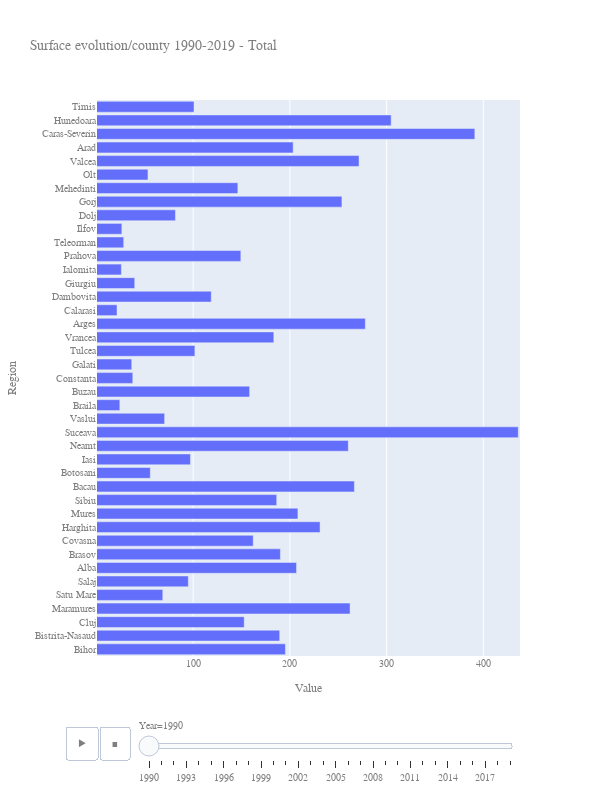

The notebook cell saved with this chart:
### Code cell
selection_df = data_county_df.loc[data_county_df.Category=="Total"]
min_value = selection_df.Value.min()
max_value = selection_df.Value.max()
import plotly.express as px
fig = px.bar(selection_df, x="Value", y="Region", animation_frame='Year', orientation='h',
             range_color =[min_value,max_value],
             width=600, height=800, range_x = [min_value,max_value],
            title='Surface evolution/county 1990-2019 - Total')
fig.update_layout(font=dict(family="Courier New, monospace",size=10,color="#7f7f7f"))
fig.show()

### Figure 1 — Plotly figure (JSON) as saved in the notebook; plotly's stock layout.template omitted (floating-point values rounded to 4 significant figures)
{"data": [{"alignmentgroup": "True", "hovertemplate": "Year=1990<br>Value=%{x}<br>Region=%{y}<extra></extra>", "legendgroup": "", "marker": {"color": "#636efa"}, "name": "", "offsetgroup": "", "orientation": "h", "showlegend": false, "textposition": "auto", "type": "bar", "x": [195.4, 189.5, 152.8, 262.2, 68.6, 95.0, 206.9, 190.2, 162.1, 231.2, 208.3, 186.4, 266.7, 55.7, 97.2, 260.4, 436.1, 70.5, 24.2, 158.4, 37.6, 36.5, 101.8, 183.4, 278.0, 21.3, 118.7, 39.6, 25.8, 149.3, 28.2, 26.3, 81.7, 253.8, 146.2, 53.3, 271.5, 203.4, 391.2, 304.7, 100.9], "xaxis": "x", "y": ["Bihor", "Bistrita-Nasaud", "Cluj", "Maramures", "Satu Mare", "Salaj", "Alba", "Brasov", "Covasna", "Harghita", "Mures", "Sibiu", "Bacau", "Botosani", "Iasi", "Neamt", "Suceava", "Vaslui", "Braila", "Buzau", "Constanta", "Galati", "Tulcea", "Vrancea", "Arges", "Calarasi", "Dambovita", "Giurgiu", "Ialomita", "Prahova", "Teleorman", "Ilfov", "Dolj", "Gorj", "Mehedinti", "Olt", "Valcea", "Arad", "Caras-Severin", "Hunedoara", "Timis"], "yaxis": "y"}], "layout": {"barmode": "relative", "font": {"color": "#7f7f7f", "family": "Courier New, monospace", "size": 10}, "height": 800, "legend": {"tracegroupgap": 0}, "sliders": [{"active": 0, "currentvalue": {"prefix": "Year="}, "len": 0.9, "pad": {"b": 10, "t": 60}, "steps": [{"args": [["1990"], {"frame": {"duration": 0, "redraw": true}, "fromcurrent": true, "mode": "immediate", "transition": {"duration": 0, "easing": "linear"}}], "label": "1990", "method": "animate"}, {"args": [["1991"], {"frame": {"duration": 0, "redraw": true}, "fromcurrent": true, "mode": "immediate", "transition": {"duration": 0, "easing": "linear"}}], "label": "1991", "method": "animate"}, {"args": [["1992"], {"frame": {"duration": 0, "redraw": true}, "fromcurrent": true, "mode": "immediate", "transition": {"duration": 0, "easing": "linear"}}], "label": "1992", "method": "animate"}, {"args": [["1993"], {"frame": {"duration": 0, "redraw": true}, "fromcurrent": true, "mode": "immediate", "transition": {"duration": 0, "easing": "linear"}}], "label": "1993", "method": "animate"}, {"args": [["1994"], {"frame": {"duration": 0, "redraw": true}, "fromcurrent": true, "mode": "immediate", "transition": {"duration": 0, "easing": "linear"}}], "label": "1994", "method": "animate"}, {"args": [["1995"], {"frame": {"duration": 0, "redraw": true}, "fromcurrent": true, "mode": "immediate", "transition": {"duration": 0, "easing": "linear"}}], "label": "1995", "method": "animate"}, {"args": [["1996"], {"frame": {"duration": 0, "redraw": true}, "fromcurrent": true, "mode": "immediate", "transition": {"duration": 0, "easing": "linear"}}], "label": "1996", "method": "animate"}, {"args": [["1997"], {"frame": {"duration": 0, "redraw": true}, "fromcurrent": true, "mode": "immediate", "transition": {"duration": 0, "easing": "linear"}}], "label": "1997", "method": "animate"}, {"args": [["1998"], {"frame": {"duration": 0, "redraw": true}, "fromcurrent": true, "mode": "immediate", "transition": {"duration": 0, "easing": "linear"}}], "label": "1998", "method": "animate"}, {"args": [["1999"], {"frame": {"duration": 0, "redraw": true}, "fromcurrent": true, "mode": "immediate", "transition": {"duration": 0, "easing": "linear"}}], "label": "1999", "method": "animate"}, {"args": [["2000"], {"frame": {"duration": 0, "redraw": true}, "fromcurrent": true, "mode": "immediate", "transition": {"duration": 0, "easing": "linear"}}], "label": "2000", "method": "animate"}, {"args": [["2001"], {"frame": {"duration": 0, "redraw": true}, "fromcurrent": true, "mode": "immediate", "transition": {"duration": 0, "easing": "linear"}}], "label": "2001", "method": "animate"}, {"args": [["2002"], {"frame": {"duration": 0, "redraw": true}, "fromcurrent": true, "mode": "immediate", "transition": {"duration": 0, "easing": "linear"}}], "label": "2002", "method": "animate"}, {"args": [["2003"], {"frame": {"duration": 0, "redraw": true}, "fromcurrent": true, "mode": "immediate", "transition": {"duration": 0, "easing": "linear"}}], "label": "2003", "method": "animate"}, {"args": [["2004"], {"frame": {"duration": 0, "redraw": true}, "fromcurrent": true, "mode": "immediate", "transition": {"duration": 0, "easing": "linear"}}], "label": "2004", "method": "animate"}, {"args": [["2005"], {"frame": {"duration": 0, "redraw": true}, "fromcurrent": true, "mode": "immediate", "transition": {"duration": 0, "easing": "linear"}}], "label": "2005", "method": "animate"}, {"args": [["2006"], {"frame": {"duration": 0, "redraw": true}, "fromcurrent": true, "mode": "immediate", "transition": {"duration": 0, "easing": "linear"}}], "label": "2006", "method": "animate"}, {"args": [["2007"], {"frame": {"duration": 0, "redraw": true}, "fromcurrent": true, "mode": "immediate", "transition": {"duration": 0, "easing": "linear"}}], "label": "2007", "method": "animate"}, {"args": [["2008"], {"frame": {"duration": 0, "redraw": true}, "fromcurrent": true, "mode": "immediate", "transition": {"duration": 0, "easing": "linear"}}], "label": "2008", "method": "animate"}, {"args": [["2009"], {"frame": {"duration": 0, "redraw": true}, "fromcurrent": true, "mode": "immediate", "transition": {"duration": 0, "easing": "linear"}}], "label": "2009", "method": "animate"}, {"args": [["2010"], {"frame": {"duration": 0, "redraw": true}, "fromcurrent": true, "mode": "immediate", "transition": {"duration": 0, "easing": "linear"}}], "label": "2010", "method": "animate"}, {"args": [["2011"], {"frame": {"duration": 0, "redraw": true}, "fromcurrent": true, "mode": "immediate", "transition": {"duration": 0, "easing": "linear"}}], "label": "2011", "method": "animate"}, {"args": [["2012"], {"frame": {"duration": 0, "redraw": true}, "fromcurrent": true, "mode": "immediate", "transition": {"duration": 0, "easing": "linear"}}], "label": "2012", "method": "animate"}, {"args": [["2013"], {"frame": {"duration": 0, "redraw": true}, "fromcurrent": true, "mode": "immediate", "transition": {"duration": 0, "easing": "linear"}}], "label": "2013", "method": "animate"}, {"args": [["2014"], {"frame": {"duration": 0, "redraw": true}, "fromcurrent": true, "mode": "immediate", "transition": {"duration": 0, "easing": "linear"}}], "label": "2014", "method": "animate"}, {"args": [["2015"], {"frame": {"duration": 0, "redraw": true}, "fromcurrent": true, "mode": "immediate", "transition": {"duration": 0, "easing": "linear"}}], "label": "2015", "method": "animate"}, {"args": [["2016"], {"frame": {"duration": 0, "redraw": true}, "fromcurrent": true, "mode": "immediate", "transition": {"duration": 0, "easing": "linear"}}], "label": "2016", "method": "animate"}, {"args": [["2017"], {"frame": {"duration": 0, "redraw": true}, "fromcurrent": true, "mode": "immediate", "transition": {"duration": 0, "easing": "linear"}}], "label": "2017", "method": "animate"}, {"args": [["2018"], {"frame": {"duration": 0, "redraw": true}, "fromcurrent": true, "mode": "immediate", "transition": {"duration": 0, "easing": "linear"}}], "label": "2018", "method": "animate"}, {"args": [["2019"], {"frame": {"duration": 0, "redraw": true}, "fromcurrent": true, "mode": "immediate", "transition": {"duration": 0, "easing": "linear"}}], "label": "2019", "method": "animate"}], "x": 0.1, "xanchor": "left", "y": 0, "yanchor": "top"}], "title": {"text": "Surface evolution/county 1990-2019 - Total"}, "updatemenus": [{"buttons": [{"args": [null, {"frame": {"duration": 500, "redraw": true}, "fromcurrent": true, "mode": "immediate", "transition": {"duration": 500, "easing": "linear"}}], "label": "&#9654;", "method": "animate"}, {"args": [[null], {"frame": {"duration": 0, "redraw": true}, "fromcurrent": true, "mode": "immediate", "transition": {"duration": 0, "easing": "linear"}}], "label": "&#9724;", "method": "animate"}], "direction": "left", "pad": {"r": 10, "t": 70}, "showactive": false, "type": "buttons", "x": 0.1, "xanchor": "right", "y": 0, "yanchor": "top"}], "width": 600, "xaxis": {"anchor": "y", "domain": [0.0, 1.0], "range": [0.6, 437.9], "title": {"text": "Value"}}, "yaxis": {"anchor": "x", "domain": [0.0, 1.0], "title": {"text": "Region"}}}}
